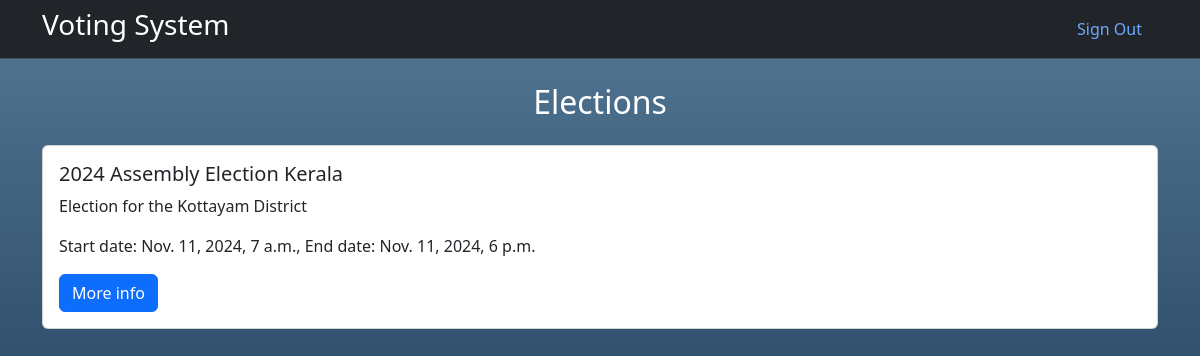
Page / (signed in) on the earlier database version.
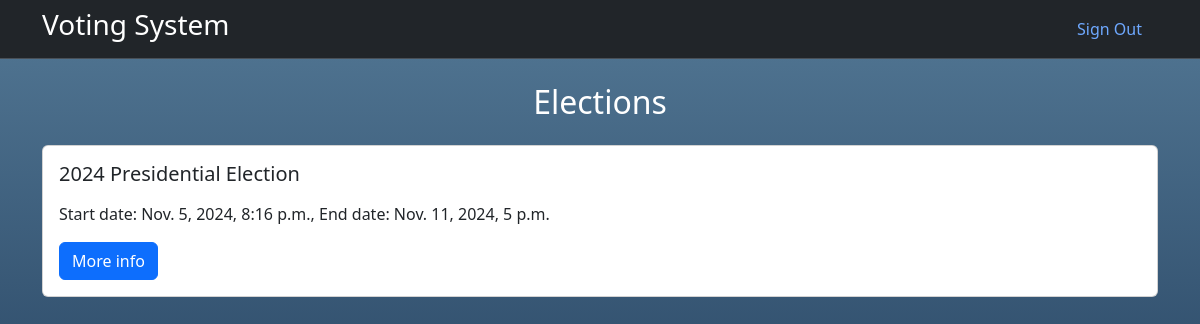
Same page on the later database version.
### election/models.py (models this page shows, shortened)
class Election(models.Model):
    title = models.CharField(max_length=255)
    description = models.TextField(blank=True)
    start_date = models.DateTimeField()
    end_date = models.DateTimeField()
    created_at = models.DateTimeField(auto_now_add=True)

### election/views.py (the view)
# urls.py: path("", views.home, name="election_home"),
@login_required
def home(request):
    elections = models.Election.objects.all()
    context = {
        "elections": elections
    }
    return render(request, "election/home.html", context)

### election/templates/election/home.html (shortened to what this page needs)
{% extends 'election/base.html' %}
{% block content %}
{% for election in elections %}
<h2 style="text-align: center;">Elections</h2>
<div class="card mt-4">
    <div class="card-body">
      <h5 class="card-title">{{election.title}}</h5>
      <p class="card-text">{{election.description}}</p>
      <p>Start date: {{election.start_date}}, End date: {{election.end_date}}</p>
      <a href="{% url 'candidates' %}" class="btn btn-primary">More info</a>
    </div>
</div>
{% endfor %}
{% endblock content %}

Differences in the rows shown:
removed Election: title "2024 Assembly Election Kerala", description "Election for the Kottayam District", start_date "Nov. 11, 2024, 7 a.m.", end_date "Nov. 11, 2024, 6 p.m."
added Election: title "2024 Presidential Election", start_date "Nov. 5, 2024, 8:16 p.m.", end_date "Nov. 11, 2024, 5 p.m."
